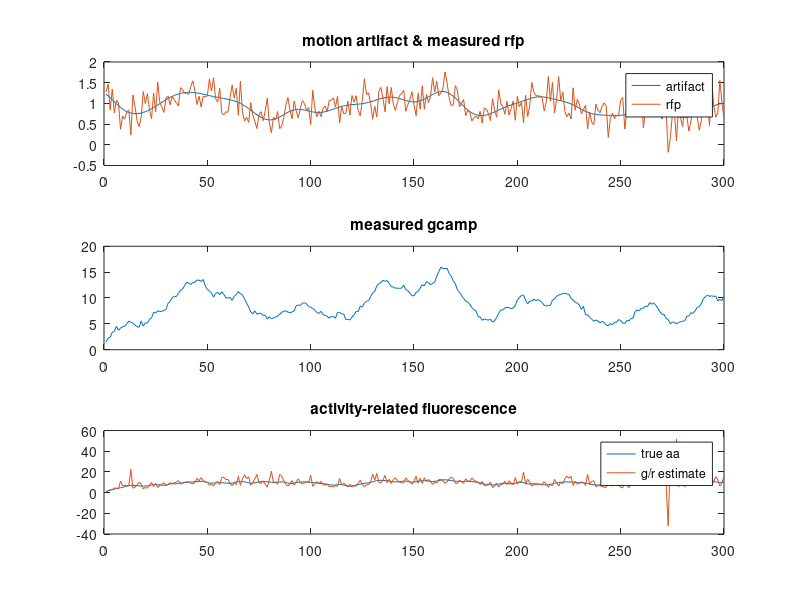

Source code (MATLAB): (Note: this script raises an error after producing the figure.)
% test script to fit all parameters and extract neural activity from 
% simulated data to see if the overall fitting procedure works
%% 1. make some simulated data:
%% 1.1 Generate movement artifact from GP
% Define anonymous function squared exponential kernel
kSE = @(r,l,x)(r*exp(-(bsxfun(@plus,x(:).^2,x(:).^2')-2*x(:)*x(:)')/(2*l.^2)));
T = 300;  % number of time points
tt = (1:T)';  % time grid
sig_m = .2; % prior standard deviation for movement artifact m
rho_m = sig_m^2;  % prior variance of m
lm = 10; % length scale
Km = kSE(rho_m,lm,tt); % the T x T GP covariance

% Find low-rank approximation to Km using SVD
[Um,Sm] = svd(Km);
thresh = 1e12;  % threshold on condition number
smdiag = diag(Sm); 
ii = max(smdiag)./smdiag < thresh;  % vector of indices to keep.
krank = sum(ii); % rank
Ubasis = Um(:,ii);  % basis for Km
Ssqrt = spdiags(sqrt(smdiag(ii)),0,krank,krank); % diagonal matrix sqrt of eigenvalues
Ksqrt = Ubasis*Ssqrt; % low-rank linear operator for generating from iid samples

% Generate movement artifact by sampling from GP
mu_m = 1;  % mean of movement artifact m
mm = Ksqrt*randn(krank,1) + mu_m; % movement artifact

% Plot it
subplot(111); plot(tt,mm); 
title('True m(t) sampled from GP prior')
xlabel('time (bins)');

%% 1.2 Generate neural activity signals y and a, and measured signals r and g

% Set params
sig_r = .25; % prior stdev of r noise
sig_g = .25; % prior stdev of g noise
alpha_g = 0.9; % single time-bin decay of gcamp fluorescence signal
tau_g = -1/log(alpha_g);  % time constant of gcamp decay (in time bins) 

% Generate neural activity yy from GP

mu_y = 1*ones(T,1); % mean of neural activity y
rho_y = 0.1;  % variance of true y
l_y = 2;      % length scale of true y
Ky = kSE(rho_y,l_y,tt); % true covariance kernel
[Uy,Sy] = svd(Ky);
yy = Uy*sqrt(Sy)*randn(T,1)+mu_y; % generate noise

% Generate measured activity-related fluorescence aa
D = spdiags(ones(T,1)*[-alpha_g 1],-1:0,T,T); % better implementation!
aa = D\yy; % neural activity-related fluorescence signal a(t)

% Compute params of prior over aa
mu_a = mean(D\mu_y); % mean of a(t)
rho_a = var(aa);  % variance of a(t) 

% Generate R and G
rr = mm + sig_r*randn(T,1);
gg = mm.*aa + sig_g*randn(T,1);

% Make plots
subplot(311);
plot(tt,mm,tt,rr); 
title('motion artifact & measured rfp'); legend('artifact', 'rfp');

subplot(312);
plot(tt,gg);  title('measured gcamp');

subplot(313);
aa0 = gg./rr;
plot(tt,aa,tt, aa0);
legend('true aa', 'g/r estimate');
title('activity-related fluorescence')

prs_true = [rho_m,lm,mu_m,2, sig_r,sig_g]; % save true parameter values
%% 2. find ML estimates of the GP prior over motion, variances for r and g
prs0 = [1 1 2 std(rr)]'; % initial values for [rho_m,lm,pm,sig_r]
LB = [1e-03,.5, .1, 1e-03]'; % lower bound
UB = [1e03,2*length(rr),2,1e03]'; % upper bound

% Center the data so we don't need to fit the mean
muEst_m = mean(rr);
rr_ctr = rr-muEst_m;
% anonymous function for estimating kernel covariance
kfun = @(x,r,l,p,sigr)(r*exp(-abs(x/l).^p)+(x==0).*sigr^2); % anonymous function for cov
% make anonymous function (function pointer) for neg log-likelihood function.
lfun = @(prs)neglogli_GP(prs,kfun,rr_ctr);

% Set initial params
prs0 = max([prs0';LB'])'; % make sure it didn't go below LB or UB
prs0 = min([prs0';UB'])'; % make sure it didn't go below LB or UB


% set optimization options
opts = optimset('display','iter');

% optimize
prsML = fmincon(lfun,prs0,[],[],[],[],LB,UB,[],opts);
sigEst_r = prsML(4);
% find mu_y estimate
muEst_a = mean(gg)/muEst_m;
muEst_y = D*(muEst_a.*ones(T,1)); % can the first few elements ever be estimated correctly? does aa = D\yy always result in non-stationarity? 
% set prior covariance for neural activity by hand 
sigEst_y = 1;


% compute estimates of full covariances etc needed later in motion
% correction

Sminv = spdiags(1./smdiag(ii),0,krank,krank); 

% use estimated parameter values
KmEst = toeplitz(prsML(1)*exp(-abs((1:T)/prsML(2)).^prsML(3)));
[UmEst,SmEst] = svd(KmEst);
thresh = 1e12;  % threshold on condition number
smdiagEst = diag(SmEst); 
ii = max(smdiagEst)./smdiagEst < thresh;  % vector of indices to keep.
krankEst = sum(ii); % rank
UbasisEst = UmEst(:,ii);  % basis for Km
SminvEst = spdiags(1./smdiagEst(ii),0,krankEst,krankEst); 


% find estimate of sig_g from data
prs0 = [1 1 2 std(gg)]';
prs0 = max([prs0';LB'])'; % make sure it didn't go below LB or UB
prs0 = min([prs0';UB'])'; % make sure it didn't go below LB or UB

lfuncG = @(prs)neglogli_GP(prs,kfun,gg - mean(gg));
prsMLG = fmincon(lfuncG,prs0,[],[],[],[],LB,UB,[],opts);
sigEst_g = prsMLG(4);


% compare results to true data
fprintf('\t ============================================\n')
fprintf('\t\t true \t\t estimate: \t MSE:\n')
fprintf('\t rho_m:\t %1.4f \t  %1.4f \t %1.4d \n',rho_m,prsML(1),(rho_m-prsML(1)).^2)
fprintf('\t lm_m:\t %1.4f \t %1.4f \t %1.4d \n',lm,prsML(2),(lm-prsML(2)).^2)
fprintf('\t p_m:\t %1.4f \t  %1.4f \t %1.4d \n',2.0,prsML(3),(2.0-prsML(3)).^2)
fprintf('\t mu_m:\t %1.4f \t %1.4f \t %1.4d \n',mu_m,muEst_m,(mu_m-muEst_m).^2)
fprintf('\t sig_r:\t %1.4f \t  %1.4f \t %1.4d \n',sig_r,prsML(4),(sig_r-sigEst_r).^2)
fprintf('\t sig_g:\t %1.4f \t  %1.4f \t %1.4d \n',sig_g,sigEst_g,(sig_g-sigEst_g).^2)
fprintf('\t mu_y: \t %1.4f \t  %1.4f \t %1.4d \n',mean(mu_y),mean(muEst_y),mean((mu_y-muEst_y).^2))
fprintf('\t ============================================\n')
%% 3. Do motion correction
aa0 = gg./rr;
yy0 = D*aa0;

% initialize at true parameter values
yyEst_true = MotionCorrection_smooth_yy(rr,gg,aa0,sig_r^2,sig_g^2,mu_y,rho_y,mu_m,Ubasis,Sminv,D);
aaEst_true = D\yyEst_true;  % corresponding estimate of y(t)

yyEst_est = MotionCorrection_smooth_yy(rr,gg,aa0,sigEst_r^2,sigEst_g^2,muEst_y,sigEst_y,muEst_m,UbasisEst,SminvEst,D);
aaEst_est = D\yyEst_est;  % corresponding estimate of y(t)
%% benchmark method against g/r

subplot(211);  % a(t) plots
plot(tt, [aa aa0 aaEst_true aaEst_est]); 
title('True and estimated a(t)');
legend('true aa', 'g/r', 'supply true prior params', 'supply estimated params');
  
subplot(212) % y(t) plots
plot(tt,mu_y,'--k',tt,[yy yyEst_true yyEst_est]);
title('True and estimated y(t)');
legend('prior mean', 'true', 'supply true prior params', 'supply estimated params');

% Report errors
amse = @(x)(norm(x-aa)^2);
ymse = @(x)(norm(x-yy)^2);
fprintf('=====\nErrs in a(t):\n g/r: %9.2f\n init true: %9.2f\n init est: %6.2f \n', ...
    amse(aa0), amse(aaEst_true), amse(aaEst_est));
fprintf('-----\nErrs in y(t):\n g/r: %9.2f\n init true: %9.2f\n init est: %6.2f \n', ...
    ymse(yy0), ymse(yyEst_true), ymse(yyEst_est));
